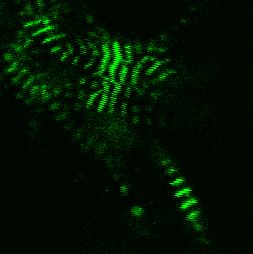
#> input picture src/resources/images/sarcomere/A_16/original/1.png, 253 x 254 px, found by its file name
$ python ConvexHull.py
#> lines starting #> are read from the running program, lines starting #| are printed output that depends on the picture; after the words box and inside, x2 and y2 are one past the last pixel; in counts of white or black regions, pixels touching at a corner belong together
#!/usr/bin/python3
# Author: Shreyasta Samal
# -*- coding: utf-8 -*-
# @File : ConvexHull.py#

import cv2
import numpy as np
import matplotlib.pyplot as plt

image = cv2.imread('C:/Users/Shreyasta/PycharmProjects/Sarcomere/src/resources/images/sarcomere/A_25/cropped/1.png')
#> image is the input picture: shape (254, 253, 3); mean B, G, R 0, 18.7, 0
#image = cv2.cvtColor(image,cv2.COLOR_BGR2RGB)
g = cv2.cvtColor(image,cv2.COLOR_BGR2GRAY)
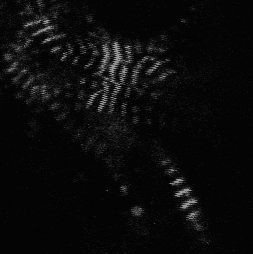
#> g: shape (254, 253); min 2, max 150, mean 11.1
edge = cv2.Canny(g, 130, 180)
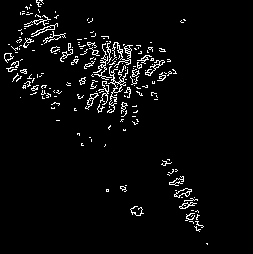
#> edge: shape (254, 253); 4% white in thin lines or dots, all inside (x1, y1, x2, y2) = (4, 0, 208, 245)
contours, hierarchy = cv2.findContours(edge, cv2.RETR_LIST, cv2.CHAIN_APPROX_NONE)
#> contours = 250 contours, 228 with area under 20; largest, box (x1, y1, x2, y2) and area: (107, 65, 128, 113) 104, (112, 42, 133, 67) 82, (174, 188, 192, 198) 77, (85, 93, 99, 110) 54, (175, 188, 192, 198) 52
for c in contours:
    hull = cv2.convexHull(c)
    print(hull)
    #cv2.drawContours(image, [hull], 0, (0, 0, 255), 0)
    cv2.drawContours(image, hull, 0, (0, 0, 255), 2)
#> this loop made 250 passes
#> hull on passes 4, 5, 8: [[189, 221], [192, 221], [193, 222], [193, 223]], [[192, 215], [191, 216]], [[198, 212], [195, 211], [197, 210], [198, 211]]
#> (printed output is left out)
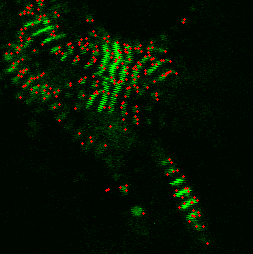
#> image: shape (254, 253, 3); 1.92% of pixels changed, all inside (x1, y1, x2, y2) = (5, 0, 209, 245)
fig, ax = plt.subplots(1, figsize=(12,8))
cv2.imshow('New', image)
cv2.waitKey(0)
#plt.imshow(image)
